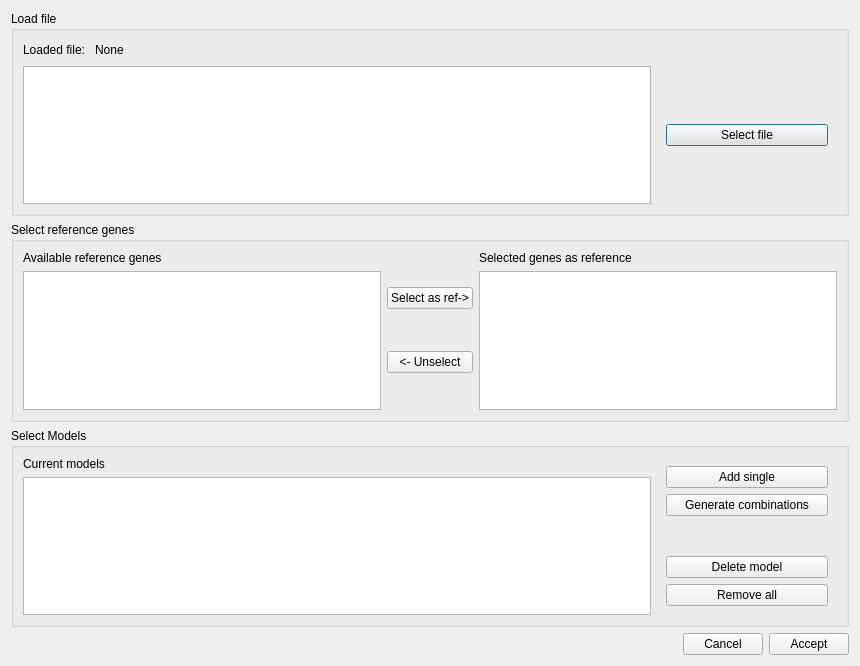
<?xml version="1.0" encoding="UTF-8"?>
<ui version="4.0">
 <class>Dialog</class>
 <widget class="QDialog" name="Dialog">
  <property name="windowModality">
   <enum>Qt::ApplicationModal</enum>
  </property>
  <property name="geometry">
   <rect>
    <x>0</x>
    <y>0</y>
    <width>860</width>
    <height>666</height>
   </rect>
  </property>
  <property name="windowTitle">
   <string>Read from combined input</string>
  </property>
  <layout class="QVBoxLayout" name="verticalLayout">
   <item>
    <widget class="QGroupBox" name="groupBoxLoadFile">
     <property name="minimumSize">
      <size>
       <width>0</width>
       <height>100</height>
      </size>
     </property>
     <property name="title">
      <string>Load file</string>
     </property>
     <layout class="QVBoxLayout" name="verticalLayout_3">
      <item>
       <layout class="QHBoxLayout" name="horizontalLayout">
        <item>
         <widget class="QLabel" name="label">
          <property name="text">
           <string>Loaded file: </string>
          </property>
         </widget>
        </item>
        <item>
         <widget class="QLabel" name="loadedFileText">
          <property name="text">
           <string>None</string>
          </property>
         </widget>
        </item>
        <item>
         <spacer name="horizontalSpacer">
          <property name="orientation">
           <enum>Qt::Horizontal</enum>
          </property>
          <property name="sizeHint" stdset="0">
           <size>
            <width>40</width>
            <height>20</height>
           </size>
          </property>
         </spacer>
        </item>
       </layout>
      </item>
      <item>
       <layout class="QHBoxLayout" name="horizontalLayout_2">
        <item>
         <widget class="QTableView" name="tableLoadedDF"/>
        </item>
        <item>
         <widget class="QWidget" name="widget" native="true">
          <property name="minimumSize">
           <size>
            <width>180</width>
            <height>0</height>
           </size>
          </property>
          <layout class="QVBoxLayout" name="verticalLayout_2">
           <item>
            <widget class="QPushButton" name="buttonSelectFile">
             <property name="text">
              <string>Select file</string>
             </property>
            </widget>
           </item>
          </layout>
         </widget>
        </item>
       </layout>
      </item>
     </layout>
    </widget>
   </item>
   <item>
    <widget class="QGroupBox" name="groupBoxSelectRef">
     <property name="minimumSize">
      <size>
       <width>0</width>
       <height>100</height>
      </size>
     </property>
     <property name="title">
      <string>Select reference genes</string>
     </property>
     <layout class="QHBoxLayout" name="horizontalLayout_3">
      <item>
       <layout class="QVBoxLayout" name="verticalLayout_5">
        <item>
         <widget class="QLabel" name="label_2">
          <property name="text">
           <string>Available reference genes</string>
          </property>
         </widget>
        </item>
        <item>
         <widget class="QListView" name="listAvailRef"/>
        </item>
       </layout>
      </item>
      <item>
       <layout class="QVBoxLayout" name="verticalLayout_4">
        <item>
         <widget class="QPushButton" name="buttonSelectRef">
          <property name="text">
           <string>Select as ref-&gt;</string>
          </property>
         </widget>
        </item>
        <item>
         <widget class="QPushButton" name="buttonUnSelectRef">
          <property name="text">
           <string>&lt;- Unselect</string>
          </property>
         </widget>
        </item>
       </layout>
      </item>
      <item>
       <layout class="QVBoxLayout" name="verticalLayout_6">
        <item>
         <widget class="QLabel" name="label_3">
          <property name="text">
           <string>Selected genes as reference</string>
          </property>
         </widget>
        </item>
        <item>
         <widget class="QListView" name="listSelRef"/>
        </item>
       </layout>
      </item>
     </layout>
    </widget>
   </item>
   <item>
    <widget class="QGroupBox" name="groupBoxSelectModels">
     <property name="minimumSize">
      <size>
       <width>0</width>
       <height>100</height>
      </size>
     </property>
     <property name="title">
      <string>Select Models</string>
     </property>
     <layout class="QHBoxLayout" name="horizontalLayout_4">
      <item>
       <layout class="QVBoxLayout" name="verticalLayout_7">
        <item>
         <widget class="QLabel" name="label_4">
          <property name="text">
           <string>Current models</string>
          </property>
         </widget>
        </item>
        <item>
         <widget class="QListView" name="listCurrentModels"/>
        </item>
       </layout>
      </item>
      <item>
       <widget class="QWidget" name="widget_2" native="true">
        <property name="minimumSize">
         <size>
          <width>180</width>
          <height>0</height>
         </size>
        </property>
        <layout class="QVBoxLayout" name="verticalLayout_8">
         <item>
          <widget class="QPushButton" name="buttonAddSingle">
           <property name="text">
            <string>Add single</string>
           </property>
          </widget>
         </item>
         <item>
          <widget class="QPushButton" name="buttonGenerateComb">
           <property name="text">
            <string>Generate combinations</string>
           </property>
          </widget>
         </item>
         <item>
          <spacer name="verticalSpacer">
           <property name="orientation">
            <enum>Qt::Vertical</enum>
           </property>
           <property name="sizeHint" stdset="0">
            <size>
             <width>20</width>
             <height>40</height>
            </size>
           </property>
          </spacer>
         </item>
         <item>
          <widget class="QPushButton" name="buttonDeleteModel">
           <property name="text">
            <string>Delete model</string>
           </property>
          </widget>
         </item>
         <item>
          <widget class="QPushButton" name="buttonRemoveAll">
           <property name="text">
            <string>Remove all</string>
           </property>
          </widget>
         </item>
        </layout>
       </widget>
      </item>
     </layout>
    </widget>
   </item>
   <item>
    <layout class="QHBoxLayout" name="horizontalLayout_5">
     <item>
      <spacer name="horizontalSpacer_2">
       <property name="orientation">
        <enum>Qt::Horizontal</enum>
       </property>
       <property name="sizeHint" stdset="0">
        <size>
         <width>40</width>
         <height>20</height>
        </size>
       </property>
      </spacer>
     </item>
     <item>
      <widget class="QPushButton" name="buttonCancel">
       <property name="text">
        <string>Cancel</string>
       </property>
      </widget>
     </item>
     <item>
      <widget class="QPushButton" name="buttonAccept">
       <property name="text">
        <string>Accept</string>
       </property>
      </widget>
     </item>
    </layout>
   </item>
  </layout>
 </widget>
 <resources/>
 <connections/>
</ui>
